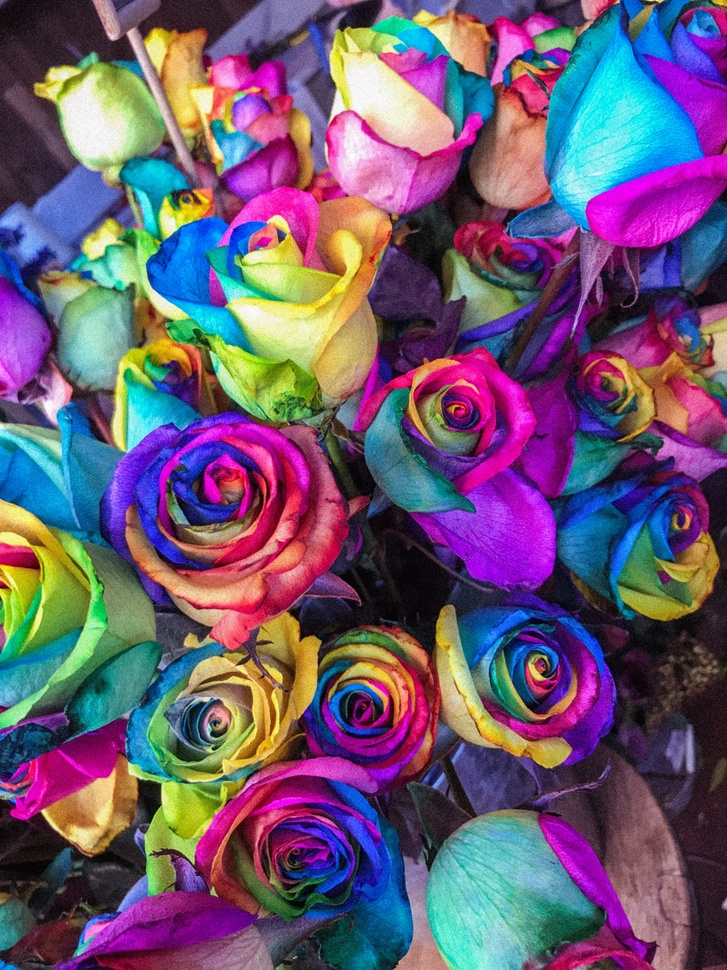
#> input picture colors.jpg, 727 x 970 px, shrunk from 3024 x 4032 before the run
$ python 'Color channel intensity plot.py'
#> lines starting #> are read from the running program, lines starting #| are printed output that depends on the picture
#!/usr/bin/env python
# coding: utf-8

# In[28]:


import cv2
import matplotlib.pyplot as plt
im=cv2.imread('colors.jpg')
#> im is the input picture: shape (970, 727, 3); mean B, G, R 114.3, 88.8, 108.1
w=im.shape[1]
#> w = 727
b=[]
r=[]
g=[]
for i in range(w):
 b.append(im[0,i,0])
 r.append(im[0,i,1])
 g.append(im[0,i,2])
#> after the loop, b = 727 values, max 218 at index 631, min 0 at index 723, mean 106.6; g = 727 values, max 252 at index 657, min 0 at index 626, mean 91.99; r = 727 values, max 243 at index 657, min 1 at index 612, mean 78.39
pix=[i for i in range(0,w)]
#> pix = 727 values from 0 to 726
plt.plot(pix,b)
plt.plot(pix,r)
plt.plot(pix,g)
plt.show()
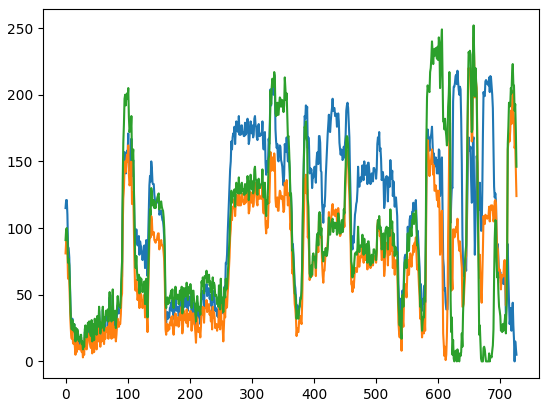
#> figure drawn by matplotlib, 1 panel; curve peaks at x = 631, y = 218; curve peaks at x = 657, y = 243; curve peaks at x = 657, y = 252


# In[ ]:


# In[ ]:

$ run again, with very-trippy.jpg copied over colors.jpg
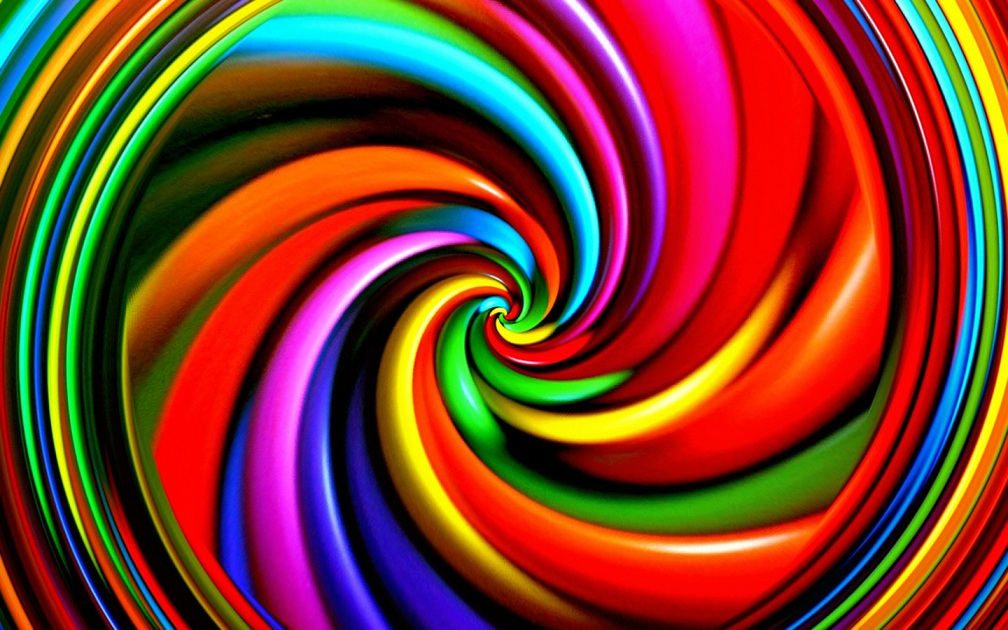
#> input picture very-trippy.jpg, 1008 x 630 px
#> im is the input picture: shape (630, 1008, 3); mean B, G, R 42.8, 60.5, 127
#> after the loop `for i in range(w):`: b = 1008 values, max 255 at index 31, min 0 at index 12, mean 61.39; g = 1008 values, max 255 at index 101, min 0 at index 7, mean 160.2; r = 1008 values, max 255 at index 41, min 0 at index 496, mean 95.74
#> `plt.show()`:
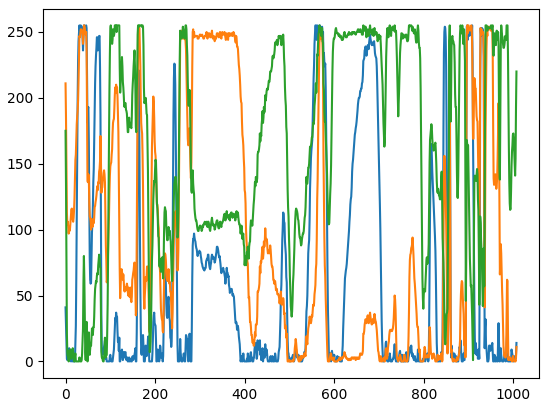
#> figure drawn by matplotlib, 1 panel; curve peaks at x = 31, y = 255; curve peaks at x = 41, y = 255; curve peaks at x = 101, y = 255

$ run again, with test image cr channel.png saved as colors.jpg
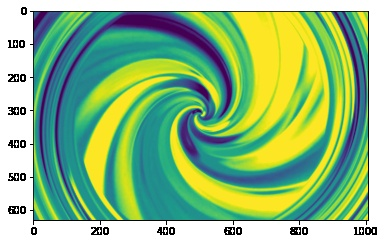
#> input picture test image cr channel.png, 385 x 244 px
#> im is the input picture: shape (244, 385, 3); mean B, G, R 130.2, 187.1, 143.1
#> after the loop `for i in range(w):`: b = 385 values, max 255 at index 0, min 246 at index 48, mean 253.9; g = 385 values, max 255 at index 0, min 249 at index 57, mean 254.4; r = 385 values, max 255 at index 0, min 251 at index 278, mean 254.5
#> `plt.show()`:
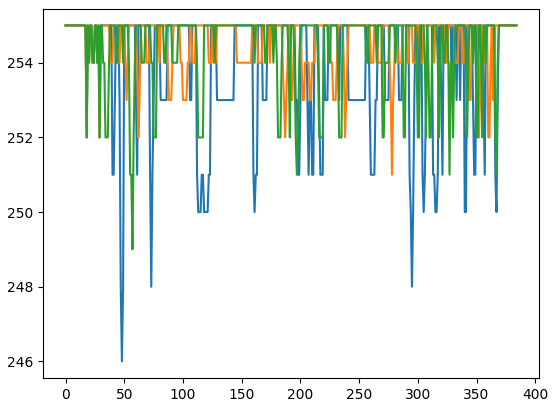
#> figure drawn by matplotlib, 1 panel; curve peaks at x = 0, y = 255; curve peaks at x = 0, y = 255; curve peaks at x = 0, y = 255
